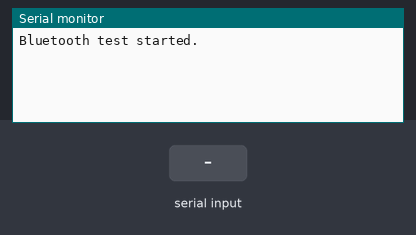
A sketch run on a simulated Arduino Uno, built with avr-gcc and run on an emulated ATmega328P. Shown: the last lines printed to the serial monitor. The inputs (shaded band) are chosen by the test bench.

Above: at 1.2 s.
1.3 s: "1\n" received over Serial
At 2.4 s:
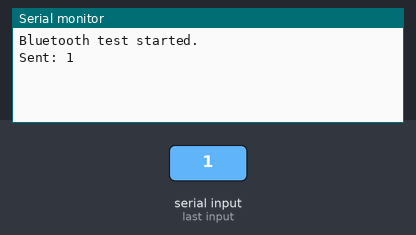
2.8 s: "1\n" received over the second serial link
At 3.4 s:
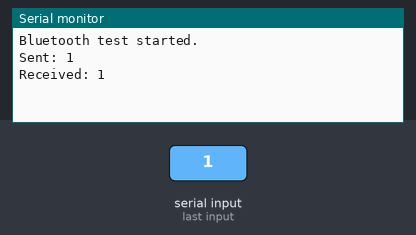
4.3 s: "0\n" received over Serial
At 4.7 s:
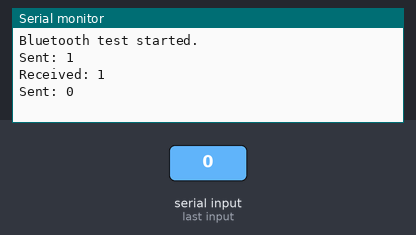
5.8 s: "0\n" received over the second serial link
At 6.9 s:
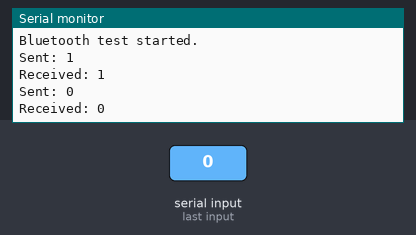

Measured:
- after the input at 1.3 s, the serial monitor: prints a new line at once (image 1)
- after the input at 2.8 s, the serial monitor: prints a new line at once (image 2)
- after the input at 4.3 s, the serial monitor: prints a new line at once (image 3)
- after the input at 5.8 s, the serial monitor: prints a new line at once (image 4)

The sketch:

Bluetooth_HC-05_interfacing_with_arduino.ino
```cpp
#include <SoftwareSerial.h>

// Create a software serial port for Bluetooth communication
SoftwareSerial bluetooth(0,1); // RX, TX

String receivedString = ""; // String to store incoming data

void setup() {
  // Start the hardware serial communication for debugging
  Serial.begin(9600);

  // Start the software serial communication with the Bluetooth module
  bluetooth.begin(9600);

  Serial.println("Bluetooth test started.");
}

void loop() {
  // Check if data is available from the Bluetooth module
  while (bluetooth.available()) {
    char receivedChar = bluetooth.read();

    if (receivedChar == '\n' || receivedChar == '\r') {
      // Print the message if it's not empty
      if (receivedString.length() > 0) {
        Serial.print("Received: ");
        Serial.println(receivedString);
        receivedString = ""; // Clear the string after processing
      }
    } else {
      // Append the received character to the string buffer
      receivedString += receivedChar;
    }
  }

  // Check if data is available from the serial monitor
  if (Serial.available()) {
    String sendString = Serial.readStringUntil('\n'); // Read a string from Serial Monitor until newline
    bluetooth.println(sendString); // Send the string to Bluetooth module
    Serial.print("Sent: ");
    Serial.println(sendString);
  }
}
```
